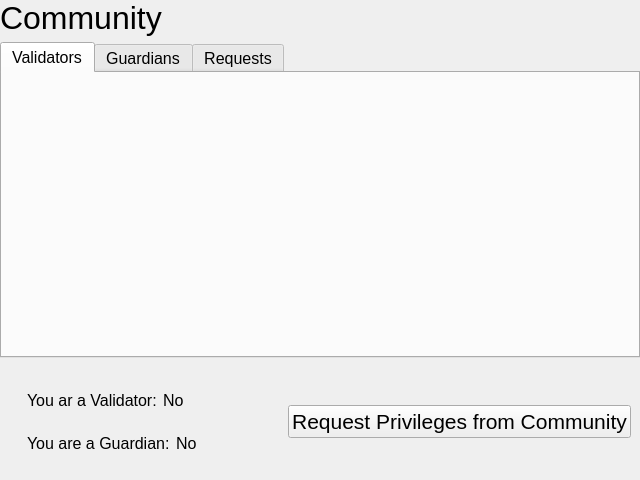
<?xml version="1.0" encoding="UTF-8"?>
<ui version="4.0">
 <class>widget_community</class>
 <widget class="QWidget" name="widget_community">
  <property name="enabled">
   <bool>true</bool>
  </property>
  <property name="geometry">
   <rect>
    <x>0</x>
    <y>0</y>
    <width>640</width>
    <height>480</height>
   </rect>
  </property>
  <property name="font">
   <font>
    <pointsize>24</pointsize>
   </font>
  </property>
  <property name="windowTitle">
   <string>Form</string>
  </property>
  <layout class="QVBoxLayout" name="layout_widget_community" stretch="0,1,0">
   <property name="leftMargin">
    <number>0</number>
   </property>
   <property name="topMargin">
    <number>0</number>
   </property>
   <property name="rightMargin">
    <number>0</number>
   </property>
   <property name="bottomMargin">
    <number>0</number>
   </property>
   <item>
    <widget class="QLabel" name="label_heading_community">
     <property name="sizePolicy">
      <sizepolicy hsizetype="Preferred" vsizetype="Preferred">
       <horstretch>0</horstretch>
       <verstretch>0</verstretch>
      </sizepolicy>
     </property>
     <property name="text">
      <string>Community</string>
     </property>
     <property name="scaledContents">
      <bool>false</bool>
     </property>
     <property name="alignment">
      <set>Qt::AlignLeading|Qt::AlignLeft|Qt::AlignTop</set>
     </property>
    </widget>
   </item>
   <item>
    <widget class="QTabWidget" name="tabs_community">
     <property name="font">
      <font>
       <pointsize>12</pointsize>
      </font>
     </property>
     <property name="toolTipDuration">
      <number>-9</number>
     </property>
     <property name="tabPosition">
      <enum>QTabWidget::North</enum>
     </property>
     <property name="currentIndex">
      <number>0</number>
     </property>
     <widget class="QWidget" name="tab_validators">
      <attribute name="title">
       <string>Validators</string>
      </attribute>
     </widget>
     <widget class="QWidget" name="tab_guardians">
      <attribute name="title">
       <string>Guardians</string>
      </attribute>
     </widget>
     <widget class="QWidget" name="tab_requests">
      <attribute name="title">
       <string>Requests</string>
      </attribute>
     </widget>
    </widget>
   </item>
   <item>
    <widget class="QWidget" name="widget_privileges" native="true">
     <property name="font">
      <font>
       <pointsize>16</pointsize>
      </font>
     </property>
     <layout class="QHBoxLayout" name="horizontalLayout_4">
      <item>
       <widget class="QWidget" name="widget_privilege_status" native="true">
        <property name="font">
         <font>
          <pointsize>12</pointsize>
         </font>
        </property>
        <layout class="QVBoxLayout" name="verticalLayout">
         <item>
          <widget class="QWidget" name="widget_status_validator" native="true">
           <layout class="QHBoxLayout" name="horizontalLayout_5">
            <item>
             <widget class="QLabel" name="label_text_validator">
              <property name="text">
               <string>You ar a Validator:</string>
              </property>
             </widget>
            </item>
            <item>
             <widget class="QLabel" name="label_is_validator">
              <property name="text">
               <string>No</string>
              </property>
             </widget>
            </item>
           </layout>
          </widget>
         </item>
         <item>
          <widget class="QWidget" name="widget_status_gaurdian" native="true">
           <layout class="QHBoxLayout" name="horizontalLayout_6">
            <item>
             <widget class="QLabel" name="label_text_guardian">
              <property name="text">
               <string>You are a Guardian:</string>
              </property>
             </widget>
            </item>
            <item>
             <widget class="QLabel" name="label_is_guardian">
              <property name="text">
               <string>No</string>
              </property>
             </widget>
            </item>
           </layout>
          </widget>
         </item>
        </layout>
       </widget>
      </item>
      <item>
       <widget class="QPushButton" name="btn_request_privileges">
        <property name="text">
         <string>Request Privileges from Community</string>
        </property>
       </widget>
      </item>
     </layout>
    </widget>
   </item>
  </layout>
 </widget>
 <resources/>
 <connections/>
</ui>
